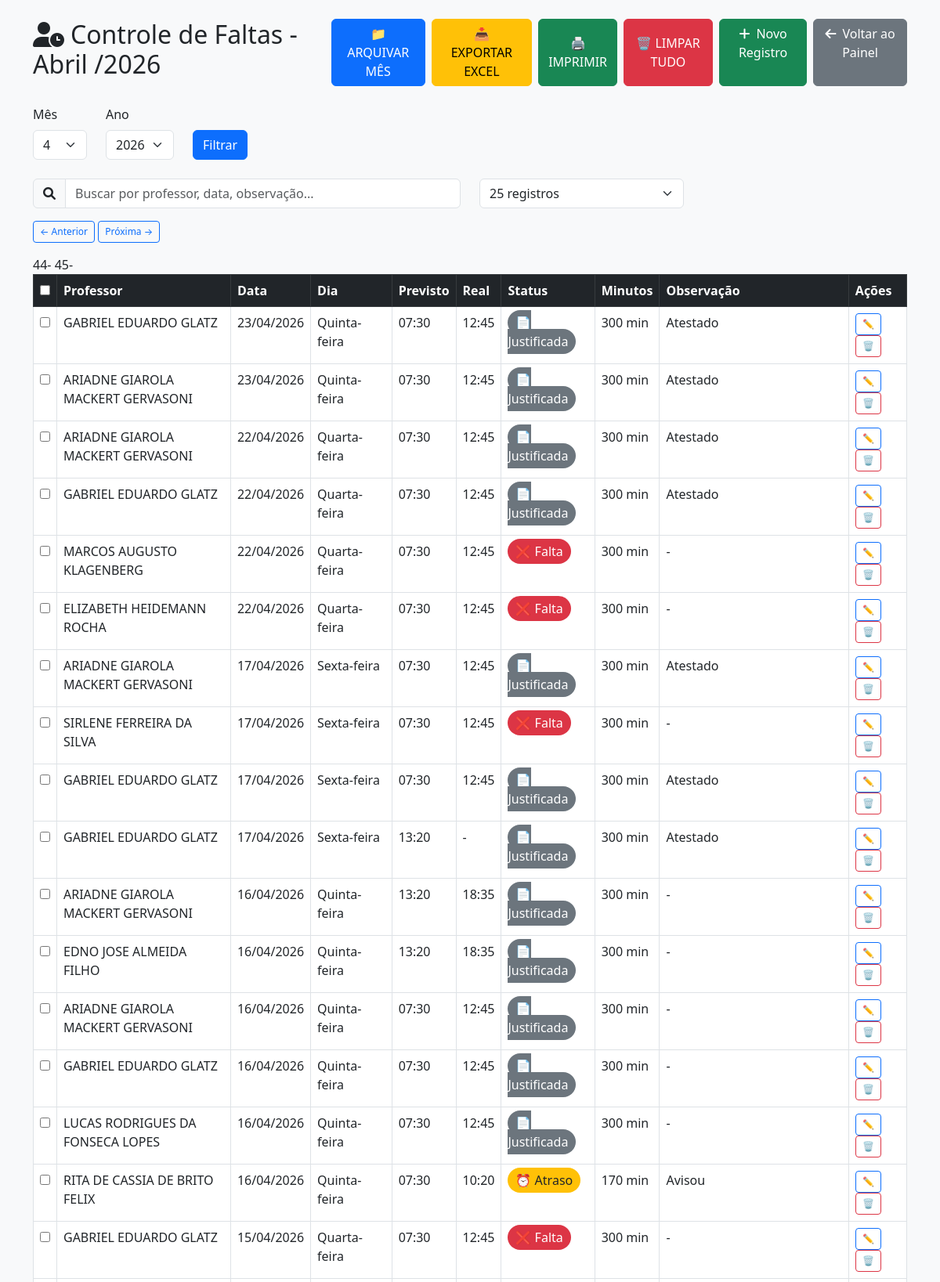
The app's page /controle-faltas/ (signed in, upper part) with its own data.
### apps/models.py (models this page shows, shortened)
class RegistroFalta(models.Model):
    TURNOS = [
        ('manha', '🌅 Manhã'),
        ('tarde', '☀️ Tarde'),
        ('integral', '📅 Integral'),
    ]
    TIPOS = [
        ('presente', '✅ Presente'),
        ('atraso', '⏰ Atraso'),
        ('falta', '❌ Falta'),
        ('justificada', '📄 Ausência Justificada'),
    ]
    professor = models.ForeignKey(User, on_delete=models.CASCADE, related_name='faltas')
    data = models.DateField()
    turno = models.CharField(max_length=10, choices=TURNOS, default='manha')  # NOVO
    dia_semana = models.CharField(max_length=20, editable=False)
    horario_previsto = models.TimeField()  # Hora que deveria chegar
    horario_real = models.TimeField(null=True, blank=True)  # Hora que chegou
    minutos_atraso = models.IntegerField(default=0, editable=False)
    tipo = models.CharField(max_length=20, choices=TIPOS, default='presente')
    observacao = models.TextField(blank=True)
    registrado_por = models.ForeignKey(User, on_delete=models.CASCADE, related_name='registros_faltas')
    registrado_em = models.DateTimeField(auto_now_add=True)
    class Meta:
        ordering = ['-data']
    def minutos_faltados(self):
        if self.tipo == 'presente':
            return 0
        if self.tipo == 'atraso':
            return self.minutos_atraso
        if self.tipo in ['falta', 'justificada']:
            if self.horario_previsto:
                hora = self.horario_previsto.hour
                if hora < 12:  # manhã
                    return 300  # 5 horas
                else:  # tarde
                    return 300  # 5 horas
            return 300  # padrão
        return 0

### apps/views.py (the view)
# urls.py: path('controle-faltas/', views.controle_faltas, name='controle_faltas'),
@login_required
@user_passes_test(pertence_ao_grupo_equipe_diretiva, login_url='/')
def controle_faltas(request):
    professores = User.objects.filter(groups__name__iexact='Equipe Diretiva').exclude(id=request.user.id).order_by('first_name')
    mes_str = request.GET.get('mes')
    ano_str = request.GET.get('ano')
    if mes_str:
        mes = int(mes_str)
    else:
        mes = timezone.now().month
    if ano_str:
        ano = int(ano_str)
    else:
        ano = timezone.now().year
    print(f"🔍 Mês recebido: {mes}, Ano recebido: {ano}")
    print(f"🔍 URL completa: {request.get_full_path()}")
    faltas = RegistroFalta.objects.filter(data__month=mes, data__year=ano).select_related('professor').order_by('-data')
    periodos = PeriodoAula.objects.all().order_by('ordem')
    resumo = []
    for professor in professores:
        faltas_prof = [f for f in faltas if f.professor.id == professor.id]
        total_minutos = sum(f.minutos_faltados() for f in faltas_prof)
        total_faltas = len([f for f in faltas_prof if f.tipo == 'falta'])
        total_atrasos = len([f for f in faltas_prof if f.tipo == 'atraso'])
        resumo.append({
            'nome': professor.get_full_name() or professor.username,
            'total_minutos': total_minutos,
            'total_horas': round(total_minutos / 60, 1),
            'total_faltas': total_faltas,
            'total_atrasos': total_atrasos,
        })
    resumo = sorted(resumo, key=lambda x: x['nome'])
    context = {
        'professores': professores,
        'faltas': faltas,
        'periodos': periodos,
        'resumo': resumo,
        'mes': mes,
        'ano': ano,
        'meses': range(1, 13),
        'anos': [2026, 2027],
    }
    return render(request, 'controle_faltas.html', context)

### apps/views.py (called while the page is built)
def pertence_ao_grupo_equipe_diretiva(user):
    if user.is_authenticated:
        return user.groups.filter(name__iexact='Equipe Diretiva').exists()
    return False

### apps/templates/controle_faltas.html (shortened to what this page needs)
<!DOCTYPE html>
<html lang="pt-br">
<head>
    <link href="https://cdn.jsdelivr.net/npm/bootstrap@5.3.0/dist/css/bootstrap.min.css" rel="stylesheet">
    <link rel="stylesheet" href="https://cdnjs.cloudflare.com/ajax/libs/font-awesome/6.0.0/css/all.min.css">
</head>
<body>
    <div class="container mt-4">
        <div class="d-flex justify-content-between align-items-center mb-4">
            <h2><i class="fas fa-user-clock me-2"></i>Controle de Faltas -
                {% if mes == 1 %}Janeiro
                {% elif mes == 2 %}Fevereiro
                {% elif mes == 3 %}Março
                {% elif mes == 4 %}Abril
                {% elif mes == 5 %}Maio
                {% elif mes == 6 %}Junho
                {% elif mes == 7 %}Julho
                {% elif mes == 8 %}Agosto
                {% elif mes == 9 %}Setembro
                {% elif mes == 10 %}Outubro
                {% elif mes == 11 %}Novembro
                {% else %}Dezembro
                {% endif %}/{{ ano }}
            </h2>
            <div class="d-flex gap-2">
                <a href="{% url 'arquivar_mes' %}" class="btn btn-primary" onclick="return confirm('Tem certeza que deseja arquivar o mês atual? Isso vai apagar todos os registros da tela e salvar um arquivo Excel.')">
    📁 ARQUIVAR MÊS
</a>
               <a href="{% url 'exportar_excel_faltas' %}?mes={{ mes }}&ano={{ ano }}" class="btn btn-warning">
    📥 EXPORTAR EXCEL
</a>
               <button class="btn btn-success" id="print-page" onclick="window.print()">🖨️ IMPRIMIR</button>
<button class="btn btn-danger" id="clear-all" onclick="limparTodos()">🗑️ LIMPAR TUDO</button>
<a href="https://gestaoluizzanchim.pythonanywhere.com/registrar-falta/" class="btn btn-success">
    <i class="fas fa-plus me-2"></i>Novo Registro
</a>
<a href="https://gestaoluizzanchim.pythonanywhere.com/painel-equipe/" class="btn btn-secondary">
    <i class="fas fa-arrow-left me-2"></i>Voltar ao Painel
</a>
            </div>
        </div>
<div class="row mb-4">
    <div class="col-auto">
        <label class="form-label">Mês</label>
        <select name="mes" class="form-select" id="selectMes">
    {% for m in meses %}
        <option value="{{ m }}" {% if m|stringformat:"s" == mes|stringformat:"s" %}selected{% endif %}>{{ m }}</option>
    {% endfor %}
</select>
    </div>
    <div class="col-auto">
        <label class="form-label">Ano</label>
        <select name="ano" class="form-select" id="selectAno">
            {% for a in anos %}
                <option value="{{ a }}" {% if a == ano %}selected{% endif %}>{{ a }}</option>
            {% endfor %}
        </select>
    </div>
    <div class="col-auto align-self-end">
        <button class="btn btn-primary" onclick="aplicarFiltro()">Filtrar</button>
    </div>
</div>
    <div class="row mb-3">
        <div class="col-md-6">
            <div class="input-group">
                <span class="input-group-text"><i class="fas fa-search"></i></span>
                <input type="text" id="busca" class="form-control" placeholder="Buscar por professor, data, observação...">
            </div>
        </div>
        <div class="col-md-3">
            <select id="registrosPorPagina" class="form-select">
                <option value="25" selected>25 registros</option>
            </select>
        </div>
        <div class="col-md-3 text-end">
        </div>
    </div>
    <div class="d-flex justify-content-between align-items-center mb-3">
        <div>
            <button class="btn btn-sm btn-outline-primary" onclick="paginaAnterior()">← Anterior</button>
            <button class="btn btn-sm btn-outline-primary" onclick="proximaPagina()">Próxima →</button>
        </div>
    </div>
44-
45- <div class="table-responsive">
        <div class="table-responsive">
            <table class="table table-bordered bg-white" id="faltas-table">
                <thead class="table-dark">
                    <tr>
                        <th><input type="checkbox" id="select-all" onclick="marcarTodos(this)"></th>
                        <th>Professor</th>
                        <th>Data</th>
                        <th>Dia</th>
                        <th>Previsto</th>
                        <th>Real</th>
                        <th>Status</th>
                        <th>Minutos</th>
                        <th>Observação</th>
                        <th>Ações</th>
                    </tr>
                </thead>
                <tbody>
                    {% for falta in faltas %}
                    <tr>
                        <td><input type="checkbox" class="select-item" value="{{ falta.id }}" onchange="atualizarContador()"></td>
                        <td>{{ falta.professor.get_full_name|default:falta.professor.username }}</td>
                        <td>{{ falta.data|date:"d/m/Y" }}</td>
                        <td>{{ falta.dia_semana }}</td>
                        <td>{{ falta.horario_previsto|time:"H:i" }}</td>
                        <td>{{ falta.horario_real|time:"H:i"|default:"-" }}</td>
                        <td>
                            {% if falta.tipo == 'presente' %}
                                <span class="badge-presente">✅ Presente</span>
                            {% elif falta.tipo == 'atraso' %}
                                <span class="badge-atraso">⏰ Atraso</span>
                            {% elif falta.tipo == 'falta' %}
                                <span class="badge-falta">❌ Falta</span>
                            {% elif falta.tipo == 'justificada' %}
                                <span class="badge-justificada">📄 Justificada</span>
                            {% endif %}
                        </td>
                        <td>{{ falta.minutos_faltados }} min</td>
                        <td>{{ falta.observacao|default:"-" }}</td>
                        <td>
                            <button class="btn btn-sm btn-outline-primary" onclick="editarFalta({{ falta.id }})">✏️</button>
                            <button class="btn btn-sm btn-outline-danger" onclick="excluirFalta({{ falta.id }}, this)">🗑️</button>
                        </td>
                    </tr>
                    {% endfor %}
                </tbody>
            </table>
        </div>
    </div>
</body>
</html>

### apps/templates/controle_faltas.html (style rules this page uses)
body { background-color: #f8f9fa; }
.badge-atraso { background: #ffc107; color: #212529; padding: 5px 10px; border-radius: 20px; }
.badge-falta { background: #dc3545; color: white; padding: 5px 10px; border-radius: 20px; }
.badge-justificada { background: #6c757d; color: white; padding: 5px 10px; border-radius: 20px; }
.btn { transition: all 0.3s; }
.btn-sm { padding: 4px 8px; font-size: 12px; }

### records on screen
RegistroFalta: professor.get_full_name "GABRIEL EDUARDO GLATZ", data "23/04/2026", dia_semana "Quinta-feira", horario_previsto "07:30", horario_real "12:45", shows "📄 Justificada", minutos_faltados "300", observacao "Atestado"
RegistroFalta: professor.get_full_name "ARIADNE GIAROLA MACKERT GERVASONI", data "23/04/2026", dia_semana "Quinta-feira", horario_previsto "07:30", horario_real "12:45", shows "📄 Justificada", minutos_faltados "300", observacao "Atestado"
RegistroFalta: professor.get_full_name "ARIADNE GIAROLA MACKERT GERVASONI", data "22/04/2026", dia_semana "Quarta-feira", horario_previsto "07:30", horario_real "12:45", shows "📄 Justificada", minutos_faltados "300", observacao "Atestado"
RegistroFalta: professor.get_full_name "GABRIEL EDUARDO GLATZ", data "22/04/2026", dia_semana "Quarta-feira", horario_previsto "07:30", horario_real "12:45", shows "📄 Justificada", minutos_faltados "300", observacao "Atestado"
RegistroFalta: professor.get_full_name "MARCOS AUGUSTO KLAGENBERG", data "22/04/2026", dia_semana "Quarta-feira", horario_previsto "07:30", horario_real "12:45", shows "❌ Falta", minutos_faltados "300", observacao "-"
RegistroFalta: professor.get_full_name "ELIZABETH HEIDEMANN ROCHA", data "22/04/2026", dia_semana "Quarta-feira", horario_previsto "07:30", horario_real "12:45", shows "❌ Falta", minutos_faltados "300", observacao "-"
RegistroFalta: professor.get_full_name "ARIADNE GIAROLA MACKERT GERVASONI", data "17/04/2026", dia_semana "Sexta-feira", horario_previsto "07:30", horario_real "12:45", shows "📄 Justificada", minutos_faltados "300", observacao "Atestado"
RegistroFalta: professor.get_full_name "SIRLENE FERREIRA DA SILVA", data "17/04/2026", dia_semana "Sexta-feira", horario_previsto "07:30", horario_real "12:45", shows "❌ Falta", minutos_faltados "300", observacao "-"
RegistroFalta: professor.get_full_name "GABRIEL EDUARDO GLATZ", data "17/04/2026", dia_semana "Sexta-feira", horario_previsto "07:30", horario_real "12:45", shows "📄 Justificada", minutos_faltados "300", observacao "Atestado"
RegistroFalta: professor.get_full_name "GABRIEL EDUARDO GLATZ", data "17/04/2026", dia_semana "Sexta-feira", horario_previsto "13:20", horario_real "-", shows "📄 Justificada", minutos_faltados "300", observacao "Atestado"
RegistroFalta: professor.get_full_name "ARIADNE GIAROLA MACKERT GERVASONI", data "16/04/2026", dia_semana "Quinta-feira", horario_previsto "13:20", horario_real "18:35", shows "📄 Justificada", minutos_faltados "300", observacao "-"
RegistroFalta: professor.get_full_name "EDNO JOSE ALMEIDA FILHO", data "16/04/2026", dia_semana "Quinta-feira", horario_previsto "13:20", horario_real "18:35", shows "📄 Justificada", minutos_faltados "300", observacao "-"
RegistroFalta: professor.get_full_name "ARIADNE GIAROLA MACKERT GERVASONI", data "16/04/2026", dia_semana "Quinta-feira", horario_previsto "07:30", horario_real "12:45", shows "📄 Justificada", minutos_faltados "300", observacao "-"
RegistroFalta: professor.get_full_name "GABRIEL EDUARDO GLATZ", data "16/04/2026", dia_semana "Quinta-feira", horario_previsto "07:30", horario_real "12:45", shows "📄 Justificada", minutos_faltados "300", observacao "-"
RegistroFalta: professor.get_full_name "LUCAS RODRIGUES DA FONSECA LOPES", data "16/04/2026", dia_semana "Quinta-feira", horario_previsto "07:30", horario_real "12:45", shows "📄 Justificada", minutos_faltados "300", observacao "-"
RegistroFalta: professor.get_full_name "RITA DE CASSIA DE BRITO FELIX", data "16/04/2026", dia_semana "Quinta-feira", horario_previsto "07:30", horario_real "10:20", shows "⏰ Atraso", minutos_faltados "170", observacao "Avisou"
RegistroFalta: professor.get_full_name "GABRIEL EDUARDO GLATZ", data "15/04/2026", dia_semana "Quarta-feira", horario_previsto "07:30", horario_real "12:45", shows "❌ Falta", minutos_faltados "300", observacao "-"

### other values on screen
{{ ano }} "2026"
form field mes "4"
form field ano "2026"
